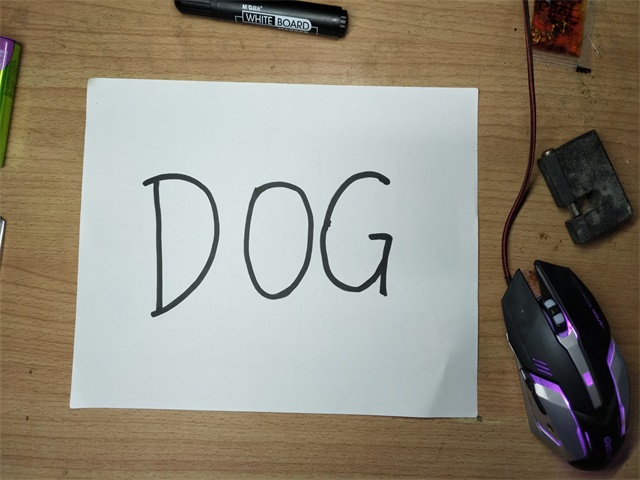
#> input picture 13.图像轮廓/img/dog2.jpg, 640 x 480 px
$ python '图像轮廓.py'   (older library calls are emulated)
#> lines starting #> are read from the running program, lines starting #| are printed output that depends on the picture; after the words box and inside, x2 and y2 are one past the last pixel; in counts of white or black regions, pixels touching at a corner belong together; long printed decimals are rounded
import numpy as np
import cv2

if __name__ == '__main__':

    src = cv2.imread('img/dog2.jpg')
#> src is the input picture: shape (480, 640, 3); mean B, G, R 124.2, 138.3, 144.2
    img = cv2.cvtColor(src,cv2.COLOR_BGR2GRAY)
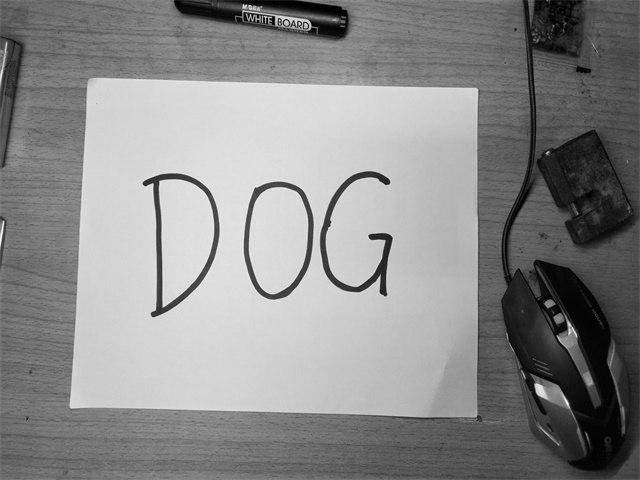
#> img: shape (480, 640); min 0, max 254, mean 138.4
    # 1.寻找轮廓findContours
    ret,threah = cv2.threshold(img,127,255,0)
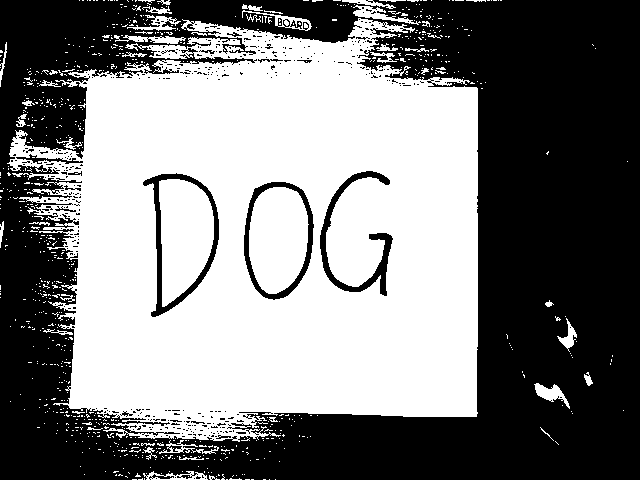
#> threah: shape (480, 640); 49.2% white; 862 white regions (813 under 20 px)
    _,contours,_ = cv2.findContours(threah,cv2.RETR_TREE,cv2.CHAIN_APPROX_NONE)
#> contours = 1498 contours, 1432 with area under 20; largest, box (x1, y1, x2, y2) and area: (7, 18, 478, 442) 149238, (142, 172, 220, 318) 7256, (243, 181, 315, 301) 6775, (159, 179, 214, 307) 5118, (249, 187, 309, 294) 5023
    res = cv2.drawContours(src,contours,1058,(0,0,255),2)

    cv2.imshow('gray_img',img)
    cv2.imshow('res',res)
    # cv2.waitKey(0)

    cnt = contours[1058]
#> cnt = contour of 537 points, box (x1, y1, x2, y2) (319, 170, 394, 297), area 2004
    M = cv2.moments(cnt)
#> M = moments, m00 2004.5, centre m10/m00, m01/m00 = (356.6, 239.6)
    print(M)
#> (printed output is left out)

    # 2.重心
    cx = int(M['m10']/M['m00'])
#> cx = 356
    cy = int(M['m01']/M['m00'])
#> cy = 239
    print("重心",cx,cy)
#| 重心 356 239

    # 3.面积
    area = cv2.contourArea(cnt)
#> area = 2004.5
    print("面积",area)
#| 面积 2004.5

    # 4.周长
    perimeter = cv2.arcLength(cnt,True)
#> perimeter = 616.1
    print("周长",perimeter)
#| 周长 616.115

    # 5.轮廓近似
    epsilon = 0.1*cv2.arcLength(cnt,True)
#> epsilon = 61.61
    approx = cv2.approxPolyDP(cnt,epsilon,True) #  Douglas-Peucker algorithm
#> approx = [[366, 170], [386, 296]]
    vertexes = approx.shape[0]
#> vertexes = 2
    if vertexes == 3:
        cv2.putText(src, "triangle", (np.int32(cx), np.int32(cy)),
                   cv2.FONT_HERSHEY_SIMPLEX, .7, (0, 0, 255), 2, 8)
    if vertexes == 4:
        cv2.putText(src, "rectangle", (np.int32(cx), np.int32(cy)),
                   cv2.FONT_HERSHEY_SIMPLEX, .7, (0, 0, 255), 2, 8)
    if vertexes == 6:
        cv2.putText(src, "poly", (np.int32(cx), np.int32(cy)),
                   cv2.FONT_HERSHEY_SIMPLEX, .7, (0, 0, 255), 2, 8)
    if vertexes > 10:
        cv2.putText(src, "circle", (np.int32(cx), np.int32(cy)),
                   cv2.FONT_HERSHEY_SIMPLEX, .7, (0, 0, 255), 2, 8)
    print(vertexes)
#| 2

    # 6.凸包
    hull = cv2.convexHull(cnt)
#> hull = contour of 36 points, box (x1, y1, x2, y2) (319, 170, 394, 297), area 7627
    # print("凸包",hull)

    # 7.凸性检测
    k = cv2.isContourConvex(cnt)#False说明不是凸性
#> k = False
    print("凸性检测（False说明不是凸性）",k)
#| 凸性检测（False说明不是凸性） False

    # 8.直矩阵
    x,y,w,h = cv2.boundingRect(cnt)
#> x = 319; y = 170; w = 75; h = 127
    src_2 = src.copy()
    img = cv2.rectangle(src_2,(x,y),(x+w,y+h),(100,255,0),2)
#> img: shape (480, 640, 3)
    cv2.imshow('img_b',img)

    # 9.旋转矩阵
    x,y,w,h = cv2.boundingRect(cnt)
    src_3 = src.copy()
    img = cv2.rectangle(src_3,(x,y),(x+w,y+h),(100,0,250),2)
    cv2.imshow('img_c',img)

    # 10.最小外接圆
    (x,y),radius = cv2.minEnclosingCircle(cnt)
#> x = 371.7; y = 233.7; radius = 63.94
    center = (int(x),int(y))#cv2.namedWindow('image')
#> center = (371, 233)
    radius = int(radius)
#> radius = 63
    src_4 = src.copy()
    img = cv2.circle(src_4,center,radius,(100,240,0),2)
    cv2.imshow('img_r',img)

    # 11.椭圆拟合
    (cx, cy), (a, b), angle = cv2.fitEllipse(cnt)
#> cx = 357.6; cy = 234.7; a = 69.5; b = 126.2; angle = 4.69
    src_5 = src.copy()
    img = cv2.ellipse(src_5, (np.int32(cx), np.int32(cy)),
                   (np.int32(a/2), np.int32(b/2)), angle, 0, 360, (0, 0, 255), 2, 8, 0)
    cv2.imshow('img_i',img)

    # 12.直线拟合
    cols = img.shape[1]
#> cols = 640
    [vx,vy,x,y] = cv2.fitLine(cnt, cv2.DIST_L2,0,0.01,0.01)
#> vx = [0.0611]; vy = [0.998]; x = [356.1]; y = [239.4]
    lefty = int((-x*vy/vx) + y)
#> lefty = -5581
    righty = int(((cols-x)*vy/vx)+y)
#> righty = 4880
    src_6 = src.copy()
    img = cv2.line(src_6,(cols-1,righty),(0,lefty),(0,255,0),2)
    cv2.imshow('img_i',img)

    cv2.waitKey(0)
